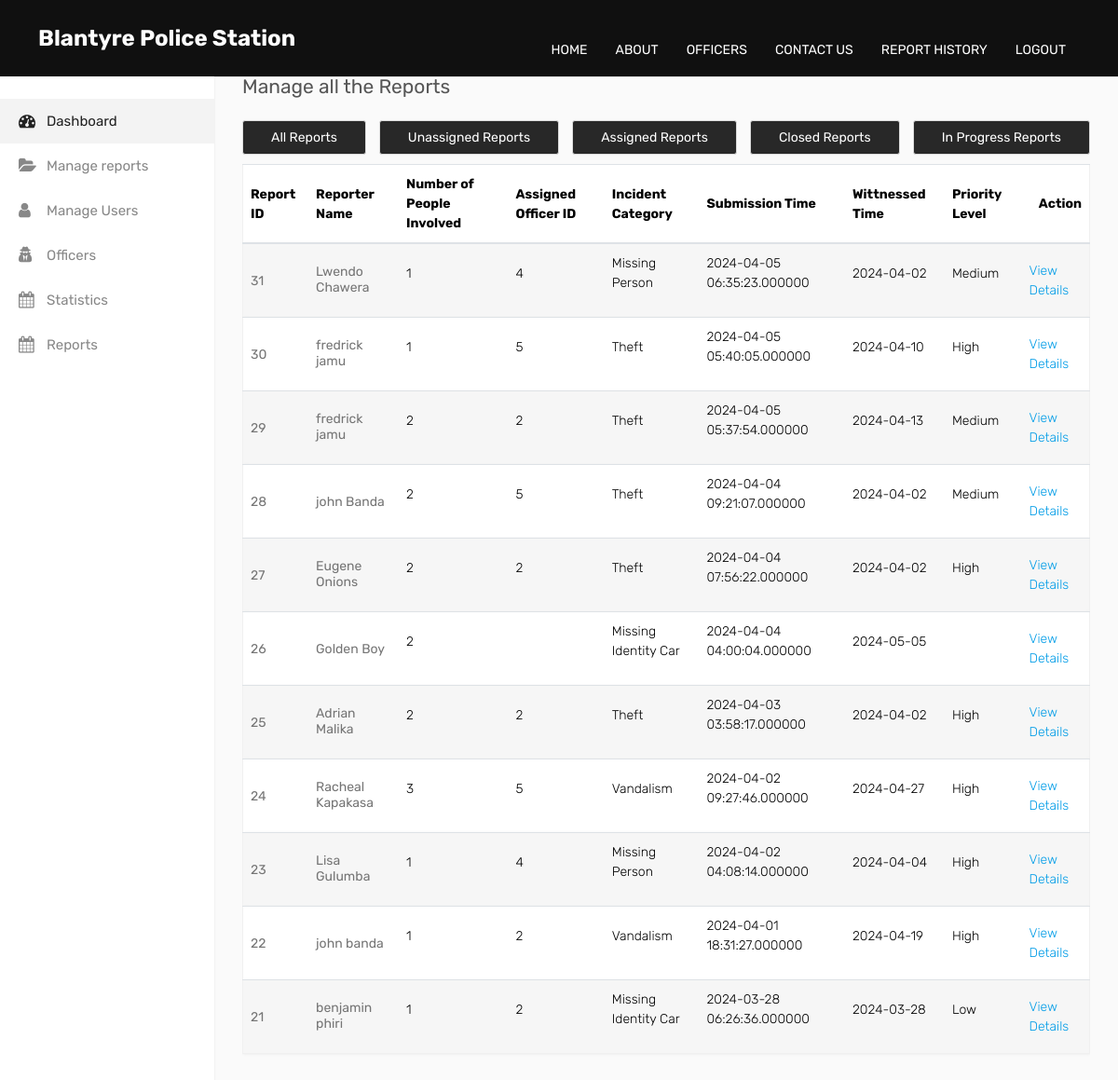
The page /View_Reports.php (signed in) on the database its author committed.
### tables this page shows
CREATE TABLE IF NOT EXISTS `crimereports` (
  `ID` int NOT NULL AUTO_INCREMENT,
  `UserID` int NOT NULL,
  `First_Name` varchar(70) NOT NULL,
  `Last_Name` varchar(70) NOT NULL,
  `Incident_Category` varchar(20) NOT NULL,
  `SubmittedDate` timestamp(6) NOT NULL,
  `WitnessedDate` date NOT NULL,
  `Description` varchar(100) NOT NULL,
  `People_Involved` int NOT NULL,
  `If_Affected` int NOT NULL,
  `Multimedia` varchar(255) NOT NULL,
  `Location` varchar(200) NOT NULL,
  PRIMARY KEY (`ID`)
);

CREATE TABLE IF NOT EXISTS `assignments` (
  `AssignmentID` int NOT NULL AUTO_INCREMENT,
  `ReportID` int DEFAULT NULL,
  `OfficerID` int DEFAULT NULL,
  `PriorityLevel` varchar(255) DEFAULT NULL,
  `Status` varchar(255) DEFAULT NULL,
  `AssignedDate` date DEFAULT NULL,
  `CompletionDate` date DEFAULT NULL,
  `PaymentApproved` tinyint(1) DEFAULT '0',
  `Paid` tinyint(1) DEFAULT '0',
  `Notes` text,
  PRIMARY KEY (`AssignmentID`),
  KEY `ReportID` (`ReportID`),
  KEY `OfficerID` (`OfficerID`)
);

### View_Reports.php (the view, shortened to what this page needs)
<!DOCTYPE html>
<html lang="en">
<head>
    <link href="css/bootstrap.css" rel="stylesheet" />
    <link href="css/style.css" rel="stylesheet" />
    <link rel="stylesheet" type="text/css" href="css/bootstrap2.min.css">
    <link rel="stylesheet" type="text/css" href="css/style2.css">
</head>
<body>
    <header class="header_section">
        <?php
        require_once'nvbr.php';
        ?>
    </header>
    <div class="main-wrapper">
        <?php
        require_once'side-bar.php';
        ?>
        <div class="page-wrapper">
            <div class="content">
                <div class="row">
                    <div class="col-sm-4 col-3">
                        <h4 class="page-title">Manage all the Reports</h4>
                    </div>
                </div>
                <div class="sort_reports">
                    <a href="View_Reports.php?filter=all">All Reports</a>
                    <a href="View_Reports.php?filter=unassigned">Unassigned Reports</a>
                    <a href="View_Reports.php?filter=assigned">Assigned Reports</a>
                    <a href="View_Reports.php?filter=closed">Closed Reports</a>
                    <a href="View_Reports.php?filter=inprogress">In Progress Reports</a>
                </div>
				<div class="row">
					<div class="col-md-12">
						<div class="table-responsive">
							<table class="table table-striped custom-table">
								<thead>
									<tr>
										<th>Report ID</th>
										<th>Reporter Name</th>
										<th>Number of People Involved</th>
										<th>Assigned Officer ID</th>
										<th>Incident Category</th>
										<th>Submission Time</th>
										<th>Wittnessed Time</th>
										<th>Priority Level</th>
										<th class="text-right">Action</th>
									</tr>
								</thead>
								<tbody>
                                <?php
                                    require_once 'DatabaseConn.php';
                                    $filter = isset($_GET['filter']) ? $_GET['filter'] : 'all';
                                    switch ($filter) {
                                        default:
                                            $query = "SELECT c.*, a.OfficerID, a.PriorityLevel
                                            FROM crimereports c
                                            LEFT JOIN assignments a ON c.ID = a.ReportID";
                                    }
                                    $stmt = $conn->prepare($query);
                                    $stmt->execute();
                                    $result = $stmt->get_result();
                                    if ($result->num_rows > 0) {
                                        $incident_reports = $result->fetch_all(MYSQLI_ASSOC);
                                        foreach ($incident_reports as $incident_report) {
                                            echo '<tr>';
                                            echo '<td>';
                                            echo '<h2><a href="Manage_Users.php">' . $incident_report['ID'] . '</a></h2>';
                                            echo '</td>';
                                            echo '<td>';
                                            echo '<h2><a href="profile.html">' . $incident_report['First_Name'] . ' ' . $incident_report['Last_Name'] . '</a></h2>';
                                            echo '</td>';
                                            echo '<td>';
                                            echo '<p>' . $incident_report['People_Involved'] . '</p>';
                                            echo '</td>';
                                            echo '<td>';
                                            echo '<p>' . $incident_report['OfficerID'] . '</p>';
                                            echo '</td>';
                                            echo '<td>';
                                            echo '<p>' . $incident_report['Incident_Category'] . '</p>';
                                            echo '</td>';
                                            echo '<td>';
                                            echo '<p>' . $incident_report['SubmittedDate'] . '</p>';
                                            echo '</td>';
                                            echo '<td>';
                                            echo '<p>' . $incident_report['WitnessedDate'] . '</p>';
                                            echo '</td>';
                                            echo '<td>';
                                            echo '<p>' . $incident_report['PriorityLevel'] . '</p>';
                                            echo '</td>';
                                            echo '<td>';
                                            echo '<a href="report_details.php?report_id=' . $incident_report['ID'] . '" class="">View Details</a>';
                                            echo '</td>';
                                            echo '</tr>';
                                        }
                                    } else {
                                        echo '<p class="no_review">No Reports available at the moment.</p>';
                                    }
                                ?>
								</tbody>
							</table>
						</div>
					</div>
                </div>
            </div>
		</div>
    </div>
</body>
</html>

### css/style.css (style rules this page uses)
body { font-family: 'Rubik', sans-serif; color: #0c0c0c; background-color: #ffffff; }
.header_section { padding: 0; }
a, a:focus { text-decoration: none; }
.sort_reports a { color: rgb(255, 255, 255); padding: 7px 30px; border: solid rgb(219, 219, 219) 1px; border-radius: 3px; background-color: #282828; }
.sort_reports { width: 100%; margin: 4px 0 10px 0; display: flex; justify-content: space-between; }

### css/style2.css (style rules this page uses)
html { height: 100%; }
body { font-family: 'Rubik', sans-serif; font-size: 0.875rem; color: #666; background-color: #fafafa; overflow-x: hidden; height: 100%; }
h1, h2, h3, h4, h5, h6 { margin-top: 0; }
h2, .h2 { font-size: 1.875rem; }
h4, .h4 { font-size: 1.125rem; }
a { color: #009ce7; }
input, button, a { transition: all 0.4s ease; -moz-transition: all 0.4s ease; -o-transition: all 0.4s ease; -ms-transition: all 0.4s ease; -webkit-transition: all 0.4s ease; }
.table { color: #000; border: 1px solid #f0f0f0; }
.table > tbody > tr > td { font-weight: 300; }
.table-striped > tbody > tr:nth-of-type(2n + 1) { background-color: #f6f6f6; }
table.table td h2 { display: inline-block; font-size: inherit; font-weight: 400; margin: 0; padding: 0; vertical-align: middle; }
table.table td h2 a { color: #757575; }
.page-title { color: #565656; font-size: 21px; font-weight: normal; margin-bottom: 20px; }
.page-wrapper { left: 0; margin-left: 230px; padding-top: 50px; position: relative; -webkit-transition: all 0.4s ease; -moz-transition: all 0.4s ease; transition: all 0.4s ease; }
.page-wrapper > .content { padding: 30px; }
.custom-table tr { background-color: #fff; box-shadow: 0 0 3px #e5e5e5; }
.table.custom-table > tbody > tr > td, .table.custom-table > tbody > tr > th, .table.custom-table > tfoot > tr > td, .table.custom-table > tfoot > tr > th, .table.custom-table > thead > tr > td, .table.custom-table > thead > tr > th { padding: 10px 8px; vertical-align: middle; }

### rows shown on the page
crimereports: ID "31", First_Name "Lwendo", Last_Name "Chawera", People_Involved "1", assignments.OfficerID "4", Incident_Category "Missing Person", SubmittedDate "2024-04-05 06:35:23.000000", WitnessedDate "2024-04-02", assignments.PriorityLevel "Medium"
crimereports: ID "30", First_Name "fredrick", Last_Name "jamu", People_Involved "1", assignments.OfficerID "5", Incident_Category "Theft", SubmittedDate "2024-04-05 05:40:05.000000", WitnessedDate "2024-04-10", assignments.PriorityLevel "High"
crimereports: ID "29", First_Name "fredrick", Last_Name "jamu", People_Involved "2", assignments.OfficerID "2", Incident_Category "Theft", SubmittedDate "2024-04-05 05:37:54.000000", WitnessedDate "2024-04-13", assignments.PriorityLevel "Medium"
crimereports: ID "28", First_Name "john", Last_Name "Banda", People_Involved "2", assignments.OfficerID "5", Incident_Category "Theft", SubmittedDate "2024-04-04 09:21:07.000000", WitnessedDate "2024-04-02", assignments.PriorityLevel "Medium"
crimereports: ID "27", First_Name "Eugene", Last_Name "Onions", People_Involved "2", assignments.OfficerID "2", Incident_Category "Theft", SubmittedDate "2024-04-04 07:56:22.000000", WitnessedDate "2024-04-02", assignments.PriorityLevel "High"
crimereports: ID "26", First_Name "Golden", Last_Name "Boy", People_Involved "2", Incident_Category "Missing Identity Car", SubmittedDate "2024-04-04 04:00:04.000000", WitnessedDate "2024-05-05"
crimereports: ID "25", First_Name "Adrian", Last_Name "Malika", People_Involved "2", assignments.OfficerID "2", Incident_Category "Theft", SubmittedDate "2024-04-03 03:58:17.000000", WitnessedDate "2024-04-02", assignments.PriorityLevel "High"
crimereports: ID "24", First_Name "Racheal", Last_Name "Kapakasa", People_Involved "3", assignments.OfficerID "5", Incident_Category "Vandalism", SubmittedDate "2024-04-02 09:27:46.000000", WitnessedDate "2024-04-27", assignments.PriorityLevel "High"
crimereports: ID "23", First_Name "Lisa", Last_Name "Gulumba", People_Involved "1", assignments.OfficerID "4", Incident_Category "Missing Person", SubmittedDate "2024-04-02 04:08:14.000000", WitnessedDate "2024-04-04", assignments.PriorityLevel "High"
crimereports: ID "22", First_Name "john", Last_Name "banda", People_Involved "1", assignments.OfficerID "2", Incident_Category "Vandalism", SubmittedDate "2024-04-01 18:31:27.000000", WitnessedDate "2024-04-19", assignments.PriorityLevel "High"
crimereports: ID "21", First_Name "benjamin", Last_Name "phiri", People_Involved "1", assignments.OfficerID "2", Incident_Category "Missing Identity Car", SubmittedDate "2024-03-28 06:26:36.000000", WitnessedDate "2024-03-28", assignments.PriorityLevel "Low"
